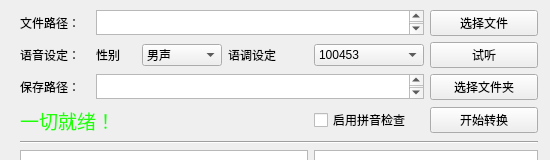
<?xml version="1.0" encoding="UTF-8"?>
<ui version="4.0">
 <class>MainWindow</class>
 <widget class="QMainWindow" name="MainWindow">
  <property name="geometry">
   <rect>
    <x>0</x>
    <y>0</y>
    <width>550</width>
    <height>160</height>
   </rect>
  </property>
  <property name="minimumSize">
   <size>
    <width>550</width>
    <height>160</height>
   </size>
  </property>
  <property name="maximumSize">
   <size>
    <width>550</width>
    <height>450</height>
   </size>
  </property>
  <property name="windowTitle">
   <string>MainWindow</string>
  </property>
  <widget class="QWidget" name="centralwidget">
   <widget class="QWidget" name="gridLayoutWidget">
    <property name="geometry">
     <rect>
      <x>20</x>
      <y>10</y>
      <width>520</width>
      <height>431</height>
     </rect>
    </property>
    <layout class="QGridLayout" name="gridLayout_2">
     <item row="3" column="5">
      <widget class="QPushButton" name="ChooseSavedDirButton">
       <property name="text">
        <string>选择文件夹</string>
       </property>
      </widget>
     </item>
     <item row="0" column="5">
      <widget class="QPushButton" name="ChooseFileButton">
       <property name="minimumSize">
        <size>
         <width>108</width>
         <height>0</height>
        </size>
       </property>
       <property name="text">
        <string>选择文件</string>
       </property>
      </widget>
     </item>
     <item row="5" column="0" colspan="6">
      <widget class="Line" name="line">
       <property name="orientation">
        <enum>Qt::Horizontal</enum>
       </property>
      </widget>
     </item>
     <item row="3" column="1" colspan="4">
      <widget class="QTextBrowser" name="SavedDirBlank">
       <property name="maximumSize">
        <size>
         <width>16777215</width>
         <height>25</height>
        </size>
       </property>
       <property name="html">
        <string>&lt;!DOCTYPE HTML PUBLIC &quot;-//W3C//DTD HTML 4.0//EN&quot; &quot;http://www.w3.org/TR/REC-html40/strict.dtd&quot;&gt;
&lt;html&gt;&lt;head&gt;&lt;meta name=&quot;qrichtext&quot; content=&quot;1&quot; /&gt;&lt;style type=&quot;text/css&quot;&gt;
p, li { white-space: pre-wrap; }
&lt;/style&gt;&lt;/head&gt;&lt;body style=&quot; font-family:'.SF NS Text'; font-size:13pt; font-weight:400; font-style:normal;&quot;&gt;
&lt;p style=&quot;-qt-paragraph-type:empty; margin-top:0px; margin-bottom:0px; margin-left:0px; margin-right:0px; -qt-block-indent:0; text-indent:0px;&quot;&gt;&lt;br /&gt;&lt;/p&gt;&lt;/body&gt;&lt;/html&gt;</string>
       </property>
      </widget>
     </item>
     <item row="4" column="4">
      <widget class="QCheckBox" name="PinyinCheck">
       <property name="text">
        <string>启用拼音检查</string>
       </property>
      </widget>
     </item>
     <item row="4" column="0" colspan="4">
      <widget class="QLabel" name="StatusLabel">
       <property name="minimumSize">
        <size>
         <width>265</width>
         <height>0</height>
        </size>
       </property>
       <property name="text">
        <string>&lt;html&gt;&lt;head/&gt;&lt;body&gt;&lt;p&gt;&lt;span style=&quot; font-size:14pt; color:#21ff06;&quot;&gt;一切就绪！&lt;/span&gt;&lt;/p&gt;&lt;/body&gt;&lt;/html&gt;</string>
       </property>
      </widget>
     </item>
     <item row="2" column="4">
      <widget class="QComboBox" name="ChooseSpeakerId">
       <property name="minimumSize">
        <size>
         <width>110</width>
         <height>0</height>
        </size>
       </property>
       <property name="maximumSize">
        <size>
         <width>110</width>
         <height>16777215</height>
        </size>
       </property>
       <item>
        <property name="text">
         <string>100453</string>
        </property>
       </item>
       <item>
        <property name="text">
         <string>100458</string>
        </property>
       </item>
      </widget>
     </item>
     <item row="2" column="1">
      <widget class="QLabel" name="GenderLabel">
       <property name="enabled">
        <bool>true</bool>
       </property>
       <property name="maximumSize">
        <size>
         <width>40</width>
         <height>16777215</height>
        </size>
       </property>
       <property name="text">
        <string>性别</string>
       </property>
      </widget>
     </item>
     <item row="2" column="2">
      <widget class="QComboBox" name="ChooseGender">
       <property name="maximumSize">
        <size>
         <width>80</width>
         <height>16777215</height>
        </size>
       </property>
       <item>
        <property name="text">
         <string>男声</string>
        </property>
       </item>
       <item>
        <property name="text">
         <string>女声</string>
        </property>
       </item>
      </widget>
     </item>
     <item row="2" column="0">
      <widget class="QLabel" name="VoiceCheck">
       <property name="maximumSize">
        <size>
         <width>70</width>
         <height>16777215</height>
        </size>
       </property>
       <property name="text">
        <string>语音设定：</string>
       </property>
      </widget>
     </item>
     <item row="0" column="1" colspan="4">
      <widget class="QTextBrowser" name="FileDirBlank">
       <property name="enabled">
        <bool>true</bool>
       </property>
       <property name="maximumSize">
        <size>
         <width>16777215</width>
         <height>25</height>
        </size>
       </property>
       <property name="html">
        <string>&lt;!DOCTYPE HTML PUBLIC &quot;-//W3C//DTD HTML 4.0//EN&quot; &quot;http://www.w3.org/TR/REC-html40/strict.dtd&quot;&gt;
&lt;html&gt;&lt;head&gt;&lt;meta name=&quot;qrichtext&quot; content=&quot;1&quot; /&gt;&lt;style type=&quot;text/css&quot;&gt;
p, li { white-space: pre-wrap; }
&lt;/style&gt;&lt;/head&gt;&lt;body style=&quot; font-family:'.SF NS Text'; font-size:13pt; font-weight:400; font-style:normal;&quot;&gt;
&lt;p style=&quot;-qt-paragraph-type:empty; margin-top:0px; margin-bottom:0px; margin-left:0px; margin-right:0px; -qt-block-indent:0; text-indent:0px;&quot;&gt;&lt;br /&gt;&lt;/p&gt;&lt;/body&gt;&lt;/html&gt;</string>
       </property>
      </widget>
     </item>
     <item row="4" column="5">
      <widget class="QPushButton" name="ConvertButton">
       <property name="text">
        <string>开始转换</string>
       </property>
      </widget>
     </item>
     <item row="0" column="0">
      <widget class="QLabel" name="FileDirLabel">
       <property name="text">
        <string>文件路径：</string>
       </property>
      </widget>
     </item>
     <item row="2" column="3">
      <widget class="QLabel" name="SynthLabel">
       <property name="minimumSize">
        <size>
         <width>55</width>
         <height>0</height>
        </size>
       </property>
       <property name="maximumSize">
        <size>
         <width>80</width>
         <height>16777215</height>
        </size>
       </property>
       <property name="text">
        <string>语调设定</string>
       </property>
      </widget>
     </item>
     <item row="3" column="0">
      <widget class="QLabel" name="SavedDirLabel">
       <property name="text">
        <string>保存路径：</string>
       </property>
      </widget>
     </item>
     <item row="2" column="5">
      <widget class="QPushButton" name="PreviewButton">
       <property name="minimumSize">
        <size>
         <width>108</width>
         <height>0</height>
        </size>
       </property>
       <property name="maximumSize">
        <size>
         <width>108</width>
         <height>16777215</height>
        </size>
       </property>
       <property name="text">
        <string>试听</string>
       </property>
      </widget>
     </item>
     <item row="7" column="5">
      <widget class="QPushButton" name="CompleteButton_2">
       <property name="text">
        <string>修改完成</string>
       </property>
      </widget>
     </item>
     <item row="6" column="4" colspan="2">
      <widget class="QPlainTextEdit" name="PinyinEdit"/>
     </item>
     <item row="6" column="0" colspan="4">
      <widget class="QTextBrowser" name="TextBrowser"/>
     </item>
     <item row="7" column="4">
      <widget class="QPushButton" name="NextSlideButton">
       <property name="enabled">
        <bool>false</bool>
       </property>
       <property name="maximumSize">
        <size>
         <width>80</width>
         <height>16777215</height>
        </size>
       </property>
       <property name="text">
        <string>下一页</string>
       </property>
       <property name="_page" stdset="0">
        <number>1</number>
       </property>
      </widget>
     </item>
     <item row="7" column="3">
      <widget class="QPushButton" name="PreSlideButton">
       <property name="enabled">
        <bool>false</bool>
       </property>
       <property name="maximumSize">
        <size>
         <width>80</width>
         <height>16777215</height>
        </size>
       </property>
       <property name="text">
        <string>上一页</string>
       </property>
      </widget>
     </item>
    </layout>
   </widget>
  </widget>
  <action name="actionAbout">
   <property name="text">
    <string>About</string>
   </property>
  </action>
  <action name="actionOption">
   <property name="text">
    <string>Option</string>
   </property>
  </action>
  <action name="actionQuit">
   <property name="text">
    <string>Quit</string>
   </property>
  </action>
  <action name="actionPreference">
   <property name="text">
    <string>Preference</string>
   </property>
  </action>
 </widget>
 <tabstops>
  <tabstop>ChooseFileButton</tabstop>
  <tabstop>ChooseGender</tabstop>
  <tabstop>ChooseSpeakerId</tabstop>
  <tabstop>PreviewButton</tabstop>
  <tabstop>ChooseSavedDirButton</tabstop>
  <tabstop>PinyinCheck</tabstop>
  <tabstop>ConvertButton</tabstop>
  <tabstop>PinyinEdit</tabstop>
  <tabstop>PreSlideButton</tabstop>
  <tabstop>NextSlideButton</tabstop>
  <tabstop>CompleteButton_2</tabstop>
  <tabstop>FileDirBlank</tabstop>
  <tabstop>SavedDirBlank</tabstop>
  <tabstop>TextBrowser</tabstop>
 </tabstops>
 <resources/>
 <connections/>
 <slots>
  <slot>openfile()</slot>
  <slot>savefile()</slot>
  <slot>convert()</slot>
  <slot>listen()</slot>
 </slots>
</ui>
